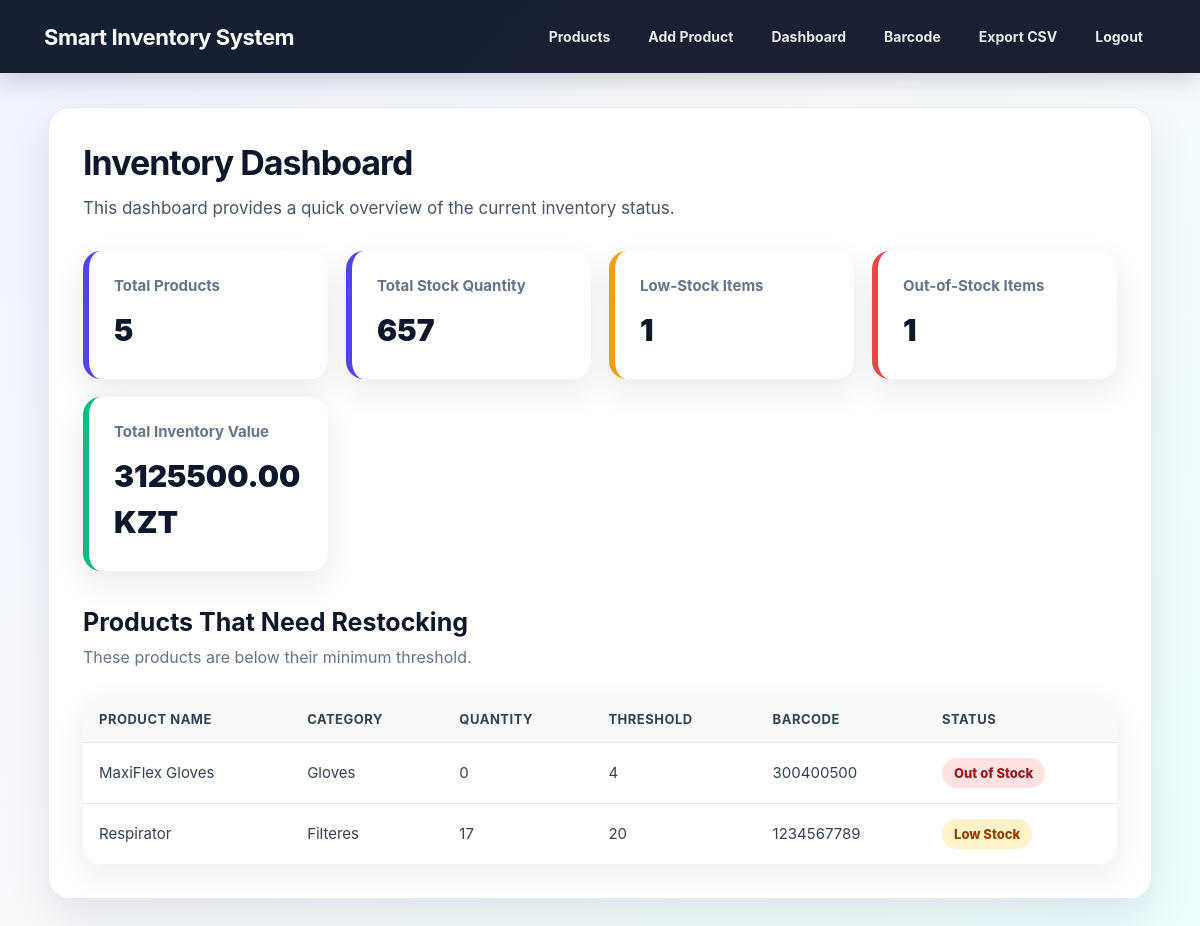
The app's page /dashboard (signed in) with its own data.
### tables this page shows
CREATE TABLE products (
            id INTEGER PRIMARY KEY AUTOINCREMENT,
            name TEXT NOT NULL,
            category TEXT NOT NULL,
            quantity INTEGER NOT NULL,
            threshold INTEGER NOT NULL,
            price REAL NOT NULL,
            barcode TEXT UNIQUE
        );

### app.py (the view)
@app.route("/dashboard")
@login_required
def dashboard():
    connection = get_db_connection()
    total_products = connection.execute("""
        SELECT COUNT(*) FROM products
    """).fetchone()[0]
    total_quantity = connection.execute("""
        SELECT COALESCE(SUM(quantity), 0) FROM products
    """).fetchone()[0]
    low_stock_items = connection.execute("""
        SELECT COUNT(*) FROM products
        WHERE quantity > 0 AND quantity < threshold
    """).fetchone()[0]
    out_of_stock_items = connection.execute("""
        SELECT COUNT(*) FROM products
        WHERE quantity = 0
    """).fetchone()[0]
    total_inventory_value = connection.execute("""
        SELECT COALESCE(SUM(quantity * price), 0) FROM products
    """).fetchone()[0]
    low_stock_products = connection.execute("""
        SELECT * FROM products
        WHERE quantity < threshold
        ORDER BY quantity ASC
    """).fetchall()
    connection.close()
    return render_template(
        "dashboard.html",
        total_products=total_products,
        total_quantity=total_quantity,
        low_stock_items=low_stock_items,
        out_of_stock_items=out_of_stock_items,
        total_inventory_value=total_inventory_value,
        low_stock_products=low_stock_products
    )

### app.py (called while the page is built)
def get_db_connection():
    connection = sqlite3.connect(DATABASE)
    connection.row_factory = sqlite3.Row
    return connection

def login_required(route_function):
    @wraps(route_function)
    def wrapper(*args, **kwargs):
        if "user_id" not in session:
            flash("Please log in to access the inventory system.", "error")
            return redirect(url_for("login"))
        return route_function(*args, **kwargs)
    return wrapper

### templates/dashboard.html
{% extends "base.html" %}
{% block content %}
<div class="hero">
    <h1>Inventory Dashboard</h1>
    <p>
        This dashboard provides a quick overview of the current inventory status.
    </p>
    <div class="dashboard-grid">
        <div class="dashboard-card">
            <h3>Total Products</h3>
            <p>{{ total_products }}</p>
        </div>
        <div class="dashboard-card">
            <h3>Total Stock Quantity</h3>
            <p>{{ total_quantity }}</p>
        </div>
        <div class="dashboard-card warning-card">
            <h3>Low-Stock Items</h3>
            <p>{{ low_stock_items }}</p>
        </div>
        <div class="dashboard-card danger-card">
            <h3>Out-of-Stock Items</h3>
            <p>{{ out_of_stock_items }}</p>
        </div>
        <div class="dashboard-card value-card">
            <h3>Total Inventory Value</h3>
            <p>{{ "%.2f"|format(total_inventory_value) }} KZT</p>
        </div>
    </div>
    <div class="section-title">
        <h2>Products That Need Restocking</h2>
        <p>These products are below their minimum threshold.</p>
    </div>
    <table class="product-table">
        <thead>
            <tr>
                <th>Product Name</th>
                <th>Category</th>
                <th>Quantity</th>
                <th>Threshold</th>
                <th>Barcode</th>
                <th>Status</th>
            </tr>
        </thead>
        <tbody>
            {% for product in low_stock_products %}
            <tr>
                <td>{{ product["name"] }}</td>
                <td>{{ product["category"] }}</td>
                <td>{{ product["quantity"] }}</td>
                <td>{{ product["threshold"] }}</td>
                <td>{{ product["barcode"] }}</td>
                <td>
                    {% if product["quantity"] == 0 %}
                        <span class="status out-stock">Out of Stock</span>
                    {% else %}
                        <span class="status low-stock">Low Stock</span>
                    {% endif %}
                </td>
            </tr>
            {% else %}
            <tr>
                <td colspan="6" class="empty-message">All products are sufficiently stocked.</td>
            </tr>
            {% endfor %}
        </tbody>
    </table>
</div>
{% endblock %}

### static/style.css (style rules this page uses)
* { margin: 0; padding: 0; box-sizing: border-box; }
body { font-family: -apple-system, BlinkMacSystemFont, "Segoe UI", Arial, sans-serif; background: linear-gradient(135deg, #eef2ff 0%, #f8fafc 45%, #ecfeff 100%); color: #111827; min-height: 100vh; }
.hero { background: rgba(255, 255, 255, 0.92); padding: 34px; border-radius: 22px; box-shadow: 0 18px 45px rgba(15, 23, 42, 0.10); border: 1px solid rgba(226, 232, 240, 0.85); }
.hero h1 { margin-bottom: 12px; color: #0f172a; font-size: 34px; letter-spacing: -1px; }
.hero p { font-size: 17px; color: #475569; line-height: 1.55; }
.product-table { width: 100%; margin-top: 26px; border-collapse: separate; border-spacing: 0; background: white; border-radius: 16px; overflow: hidden; box-shadow: 0 10px 30px rgba(15, 23, 42, 0.08); }
.product-table th, .product-table td { padding: 15px 16px; border-bottom: 1px solid #e5e7eb; text-align: left; vertical-align: middle; }
.product-table th { background: #f8fafc; color: #334155; font-size: 13px; text-transform: uppercase; letter-spacing: 0.5px; }
.product-table td { color: #334155; font-size: 15px; }
.product-table tr:last-child td { border-bottom: none; }
.status { padding: 7px 12px; border-radius: 999px; font-size: 13px; font-weight: 800; display: inline-block; white-space: nowrap; }
.low-stock { background: #fef3c7; color: #92400e; }
.out-stock { background: #fee2e2; color: #991b1b; }
.dashboard-grid { margin-top: 30px; display: grid; grid-template-columns: repeat(auto-fit, minmax(220px, 1fr)); gap: 18px; }
.dashboard-card { background: white; padding: 25px; border-radius: 18px; border-left: 6px solid #4f46e5; box-shadow: 0 12px 32px rgba(15, 23, 42, 0.09); transition: 0.2s ease; }
.dashboard-card h3 { font-size: 15px; color: #64748b; margin-bottom: 12px; }
.dashboard-card p { font-size: 30px; font-weight: 900; color: #0f172a; }
.warning-card { border-left-color: #f59e0b; }
.danger-card { border-left-color: #ef4444; }
.value-card { border-left-color: #10b981; }
.section-title { margin-top: 36px; margin-bottom: 10px; }
.section-title h2 { color: #0f172a; margin-bottom: 8px; font-size: 25px; }
.section-title p { color: #64748b; font-size: 16px; }

### records on screen
products: name "MaxiFlex Gloves", category "Gloves", quantity "0", threshold "4", barcode "300400500", shows "Out of Stock"
products: name "Respirator", category "Filteres", quantity "17", threshold "20", barcode "1234567789", shows "Low Stock"

### other values on screen
{{ total_products }} "5"
{{ total_quantity }} "657"
{{ low_stock_items }} "1"
{{ out_of_stock_items }} "1"
{{ "%.2f"|format(total_inventory_value) }} "3125500.00"
